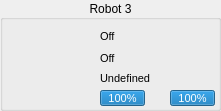
   <widget class="QGroupBox" name="groupBox_4">
    <property name="geometry">
     <rect>
      <x>920</x>
      <y>440</y>
      <width>221</width>
      <height>111</height>
     </rect>
    </property>
    <property name="title">
     <string>Robot 3</string>
    </property>
    <property name="alignment">
     <set>Qt::AlignCenter</set>
    </property>
    <widget class="QLabel" name="sprite_4">
     <property name="geometry">
      <rect>
       <x>8</x>
       <y>29</y>
       <width>64</width>
       <height>64</height>
      </rect>
     </property>
     <property name="text">
      <string/>
     </property>
     <property name="pixmap">
      <pixmap resource="../../rsc.qrc">:/textures/textures/robots/blue/b3.png</pixmap>
     </property>
     <property name="scaledContents">
      <bool>true</bool>
     </property>
    </widget>
    <widget class="QProgressBar" name="battery_4">
     <property name="geometry">
      <rect>
       <x>100</x>
       <y>90</y>
       <width>45</width>
       <height>16</height>
      </rect>
     </property>
     <property name="font">
      <font>
       <pointsize>8</pointsize>
      </font>
     </property>
     <property name="value">
      <number>100</number>
     </property>
    </widget>
    <widget class="QLabel" name="status_4">
     <property name="geometry">
      <rect>
       <x>100</x>
       <y>28</y>
       <width>17</width>
       <height>17</height>
      </rect>
     </property>
     <property name="font">
      <font>
       <pointsize>8</pointsize>
      </font>
     </property>
     <property name="text">
      <string>Off</string>
     </property>
    </widget>
    <widget class="QLabel" name="dribble_4">
     <property name="geometry">
      <rect>
       <x>100</x>
       <y>50</y>
       <width>17</width>
       <height>17</height>
      </rect>
     </property>
     <property name="font">
      <font>
       <pointsize>8</pointsize>
      </font>
     </property>
     <property name="text">
      <string>Off</string>
     </property>
    </widget>
    <widget class="QLabel" name="role_4">
     <property name="geometry">
      <rect>
       <x>100</x>
       <y>70</y>
       <width>111</width>
       <height>17</height>
      </rect>
     </property>
     <property name="font">
      <font>
       <pointsize>8</pointsize>
      </font>
     </property>
     <property name="text">
      <string>Undefined</string>
     </property>
    </widget>
    <widget class="QProgressBar" name="chute_4">
     <property name="geometry">
      <rect>
       <x>170</x>
       <y>90</y>
       <width>45</width>
       <height>16</height>
      </rect>
     </property>
     <property name="font">
      <font>
       <pointsize>8</pointsize>
      </font>
     </property>
     <property name="autoFillBackground">
      <bool>false</bool>
     </property>
     <property name="value">
      <number>100</number>
     </property>
    </widget>
    <widget class="QLabel" name="label_30">
     <property name="geometry">
      <rect>
       <x>80</x>
       <y>50</y>
       <width>16</width>
       <height>16</height>
      </rect>
     </property>
     <property name="text">
      <string/>
     </property>
     <property name="pixmap">
      <pixmap resource="../../rsc.qrc">:/textures/textures/ui/dribble.png</pixmap>
     </property>
     <property name="scaledContents">
      <bool>true</bool>
     </property>
    </widget>
    <widget class="QLabel" name="imgrole_4">
     <property name="geometry">
      <rect>
       <x>80</x>
       <y>70</y>
       <width>16</width>
       <height>16</height>
      </rect>
     </property>
     <property name="text">
      <string/>
     </property>
     <property name="pixmap">
      <pixmap resource="../../rsc.qrc">:/textures/textures/ui/none.png</pixmap>
     </property>
     <property name="scaledContents">
      <bool>true</bool>
     </property>
    </widget>
    <widget class="QLabel" name="label_13">
     <property name="geometry">
      <rect>
       <x>150</x>
       <y>90</y>
       <width>16</width>
       <height>16</height>
      </rect>
     </property>
     <property name="text">
      <string/>
     </property>
     <property name="pixmap">
      <pixmap resource="../../rsc.qrc">:/textures/textures/ui/chute.png</pixmap>
     </property>
     <property name="scaledContents">
      <bool>true</bool>
     </property>
    </widget>
    <widget class="QLabel" name="label_24">
     <property name="geometry">
      <rect>
       <x>80</x>
       <y>30</y>
       <width>16</width>
       <height>14</height>
      </rect>
     </property>
     <property name="text">
      <string/>
     </property>
     <property name="pixmap">
      <pixmap resource="../../rsc.qrc">:/textures/textures/ui/connect.png</pixmap>
     </property>
     <property name="scaledContents">
      <bool>true</bool>
     </property>
    </widget>
    <widget class="QLabel" name="label_4">
     <property name="geometry">
      <rect>
       <x>80</x>
       <y>90</y>
       <width>16</width>
       <height>16</height>
      </rect>
     </property>
     <property name="text">
      <string/>
     </property>
     <property name="pixmap">
      <pixmap resource="../../rsc.qrc">:/textures/textures/ui/battery.png</pixmap>
     </property>
     <property name="scaledContents">
      <bool>true</bool>
     </property>
    </widget>
   </widget>
